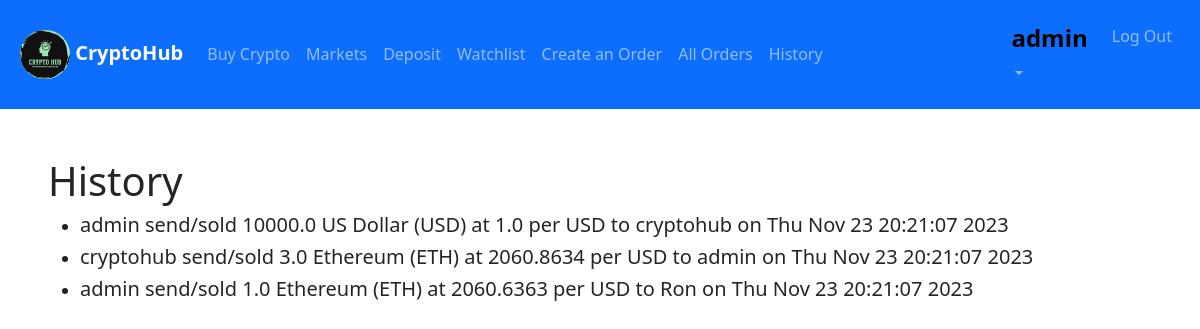
Page /history (signed in) on the committed database.
### exchange/models.py (models this page shows)
class User(AbstractUser):
    pass

class History(models.Model):
    transaction_on=models.DateTimeField(default=datetime.datetime.now())
    buyer_receiver=models.ForeignKey(User,on_delete=models.CASCADE,related_name="received")
    seller_sender=models.ForeignKey(User,on_delete=models.CASCADE,related_name="send")
    transacted_coin=models.ForeignKey(List_Coin,on_delete=models.CASCADE,related_name="transacted")
    transacted_coin_value=models.FloatField()
    transacted_amount=models.FloatField(default=0)
    def __str__(self):
        return f"{self.seller_sender} send/sold {self.transacted_amount} {self.transacted_coin} at {self.transacted_coin_value} per USD to {self.buyer_receiver} on {self.transaction_on.strftime('%c')}"

class List_Coin(models.Model):
    coin_id=models.CharField(max_length=64,unique=True)
    symbol=models.CharField(max_length=16,unique=True)
    title=models.CharField(max_length=64,unique=True)
    logo_url=models.URLField(blank=True)
    def __str__(self):
        return f"{self.title} ({self.symbol})"

### exchange/views.py (the view)
# urls.py: path("history", views.history, name="history"),
def history(request):
    history=History.objects.all()
    return render(request,'history.html',{'history':history})

### exchange/templates/history.html
{% extends "layout.html" %}
{% block body %}
    <h1>History</h1>
<ul>
    {%for event in history%}
<li><h5>{{event}}</h5></li>
    {%endfor%}
</ul>
{% endblock %}

### exchange/templates/layout.html (shortened to what this page needs)
{% load static %}
<!DOCTYPE html>
<html lang="en">
	<head>
		<link
			href="https://cdn.jsdelivr.net/npm/bootstrap@5.3.2/dist/css/bootstrap.min.css"
			rel="stylesheet"
 />
		<link rel="stylesheet" href="{% static 'style.css'%}" />
	</head>
	<body>
		<nav class="navbar navbar-expand-sm bg-primary navbar-dark">
			<div class="container-fluid m-2">
				<a class="navbar-brand" href="{%url 'index'%}">
					<img
						src="{% static 'media\cryptohub.png'%}"
						alt="Crypto Hub"
						width="50px"
						class="rounded-pill"
						\ />
					<strong>CryptoHub</strong>
				</a>
				<div class="collapse navbar-collapse" id="collapsibleNavbar">
					<ul class="navbar-nav">
						<li class="nav-item">
							<a class="nav-link" href="{% url 'buy_sell' %}">Buy Crypto</a>
						</li>
						<li class="nav-item">
							<a class="nav-link" href="{%url 'markets'%}">Markets</a>
						</li>
						{% if user.is_authenticated %}
						<li class="nav-item">
							<a class="nav-link" href="{% url 'deposit' %}">Deposit</a>
						</li>
						<li class="nav-item">
							<a class="nav-link" href="{% url 'watchlist' %}">Watchlist</a>
						</li>
						<li class="nav-item">
							<a class="nav-link" href="{% url 'create_orders' %}">Create an Order</a>
						</li>
						<li class="nav-item">
							<a class="nav-link" href="{% url 'all_orders' %}">All Orders</a>
						</li>
						<li class="nav-item">
							<a class="nav-link" href="{% url 'history' %}">History</a>
						</li>
						{%endif%}
					</ul>
				</div>
				<div
					class="collapse navbar-collapse justify-content-end"
					id="collapsibleNavbar">
					<ul class="navbar-nav">
						{% if user.is_authenticated %}
						<li class="nav-item dropdown me-2">
							<a
								class="nav-link dropdown-toggle"
								href="#"
								role="button"
								data-bs-toggle="dropdown"
								><h4>
									<strong style="color: black">{{user.username}}</strong>
								</h4></a
							>
						</li>
						<li class="nav-item">
							<a class="nav-link" href="{%url 'logout'%}">Log Out</a>
						</li>
						{%endif%}
					</ul>
				</div>
			</div>
		</nav>
		<div class="m-5">
			{% block body %} {% endblock %}
		</div>
	</body>
</html>

### exchange/static/style.css (style rules this page uses)
body { font-family: 'Courier New', Courier, monospace 'Segoe UI', Tahoma, Geneva, Verdana, sans-serif; }

### rows in the picture
User: username "admin"
History: seller_sender+transacted_amount+transacted_coin "admin send/sold 10000.0 US Dollar (USD) at 1.0 per USD to cryptohub on Thu Nov 23 20:21:07 2023"
History: seller_sender+transacted_amount+transacted_coin "cryptohub send/sold 3.0 Ethereum (ETH) at 2060.8634 per USD to admin on Thu Nov 23 20:21:07 2023"
History: seller_sender+transacted_amount+transacted_coin "admin send/sold 1.0 Ethereum (ETH) at 2060.6363 per USD to Ron on Thu Nov 23 20:21:07 2023"
